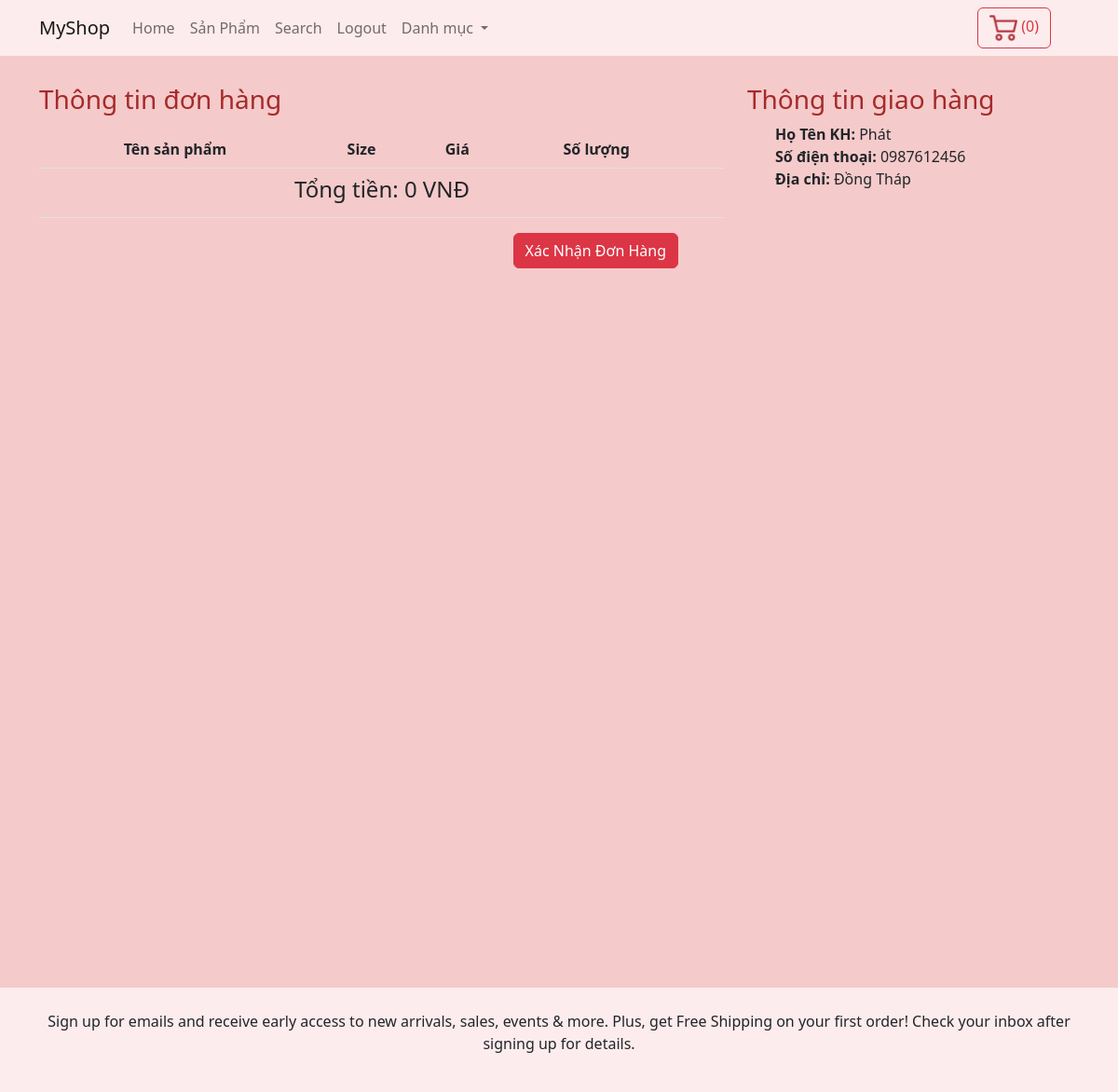
The page /thanhtoan.php (signed in) on the database its author committed.
### tables this page shows
CREATE TABLE `KhachHang` (
  `MaKH` int NOT NULL,
  `TenKH` text NOT NULL,
  `username` varchar(50) NOT NULL,
  `password` varchar(20) NOT NULL,
  `DiaChi` text NOT NULL,
  `SoDT` varchar(11) NOT NULL,
  `PhanQuyen` int NOT NULL DEFAULT '0'
);

### class/KH.php (called while the page is built, shortened)
<?php
class KH {
    public static function getKHbyId($pdo,$id) {
        $sql = "SELECT * FROM KhachHang WHERE username =:id";
        $stmt = $pdo->prepare($sql);
        $stmt->bindValue(':id', $id, PDO::PARAM_STR);
        if ($stmt->execute()) {
            $stmt->setFetchMode(PDO::FETCH_CLASS, 'KH');
            return $stmt->fetch();
        }
    }
}
?>

### thanhtoan.php (the view, shortened to what this page needs)
<?php
require 'class/DonHang.php';
require 'class/KH.php';
$db = new Database();
$pdo = $db->getConnect();
$kh = KH::getKHbyId($pdo,$_SESSION['log_detail']);
?>
<?php require 'inc/header.php'; ?>
<div class="container" style="height: 1000px; padding-top: 30px;">
    <div class="row">
        <div class="col-8">
            <h3 style="color: brown; ">Thông tin đơn hàng</h3>
                <table class="table my-3">
                    <thead>
                        <tr class="text-center">
                            <th>Tên sản phẩm</th>
                            <th>Size</th>
                            <th>Giá</th>
                            <th>Số lượng</th>
                            <th></th>
                        </tr>
                    </thead>
                    <tbody>
                    <?php
                    $sum=0;
                        ?>
                        <tr>
                            <td colspan="5" class="text-center">
                                <h4>Tổng tiền: <?= number_format($sum, 0, ',', '.') ?> VNĐ</h4>
                            </td>
                        </tr>
                    </tbody>
                </table>
                <div style="text-align: right; padding-right: 50px;">
                                <a href="thanhtoan.php?action=pay" class="btn btn-danger">Xác Nhận Đơn Hàng</a>
                </div>
            </div>
            <div class="col-4">
                <h3 style="color: brown;">Thông tin giao hàng</h3>
                <div style="padding-left: 30px;">
                    <a><b>Họ Tên KH:</b> <?= $kh->TenKH?></a></br>
                    <a><b>Số điện thoại:</b> <?= $kh->SoDT?></a></br>
                    <a><b>Địa chỉ:</b> <?= $kh->DiaChi?></a></br>
                </div>
            </div>
        </div>
</div>
<?php require 'inc/footer.php'; ?>

### rows shown on the page
khachhang: TenKH "Phát", SoDT "0987612456", DiaChi "Đồng Tháp"

### other values the page prints
$t "0"
$sum "0"
